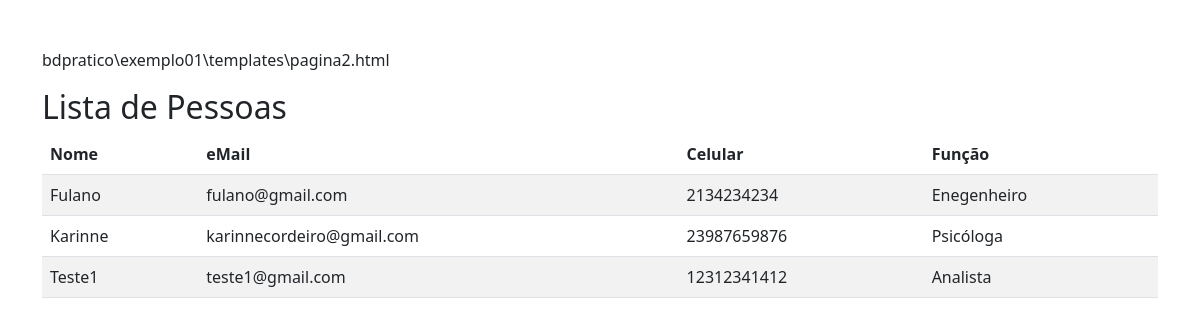
Page /pagina2 on the committed database.
### exemplo01/models.py (models this page shows, shortened)
class Pessoa(models.Model):
    nome = models.CharField(max_length=50, null=False, blank=False, verbose_name='Nome')
    email = models.CharField(max_length=50, null=False, blank=False, verbose_name='eMail')
    celular = models.CharField(max_length=20, null=True, blank=True, verbose_name='celular')
    funcao = models.CharField(max_length=30, null=True, blank=True, verbose_name='Funcao')
    nascimento = models.DateField(null=True, blank=True, verbose_name='Nascimento')
    ativo = models.BooleanField(default=True, verbose_name='Ativo')
    class Meta:
        ordering = ['nome', 'funcao']

### exemplo01/views.py (the view)
# urls.py: path('pagina2', views.pagina2, name='pagina2_alias'),
def pagina2(request):
    dicionario = {}
    registros = Pessoa.objects.all()
    dicionario['pessoas'] = registros
    return render(request, 'pagina2.html', dicionario)

### exemplo01/templates/pagina2.html (shortened to what this page needs)
{% load static %}
<!DOCTYPE html>
<html lang="pt-br">
<head>
    <link href="https://cdn.jsdelivr.net/npm/bootstrap@5.3.0/dist/css/bootstrap.min.css" rel="stylesheet">
</head>
<body>
    <div class="container mt-5">
        <p>bdpratico\exemplo01\templates\pagina2.html</p>
        <h1 class="h2">Lista de Pessoas</h1>
        <table class="table table-striped table-hover">
            <thead>
                <tr>
                    <th>Nome</th>
                    <th>eMail</th>
                    <th>Celular</th>
                    <th>Função</th>
                </tr>
            </thead>
            <tbody>
                {% for regs in pessoas %}
                <tr>
                    <td>{{ regs.nome }}</td>
                    <td>{{ regs.email }}</td>
                    <td>{{ regs.celular }}</td>
                    <td>{{ regs.funcao }}</td>
                </tr>
                {% endfor %}
            </tbody>
        </table>
    </div>
</body>
</html>

### rows in the picture
Pessoa: nome "Fulano", email "fulano@gmail.com", celular "2134234234", funcao "Enegenheiro"
Pessoa: nome "Karinne", email "karinnecordeiro@gmail.com", celular "23987659876", funcao "Psicóloga"
Pessoa: nome "Teste1", email "teste1@gmail.com", celular "12312341412", funcao "Analista"
